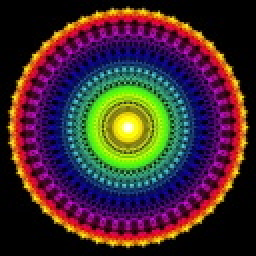
#> input picture notebooks/symmetry.jpg, 128 x 128 px (shown 2 times larger)
$ python -i image.py   (imports and definitions only)   (older library calls are emulated)
#> lines starting #> are read from the running program, lines starting #| are printed output that depends on the picture
import matplotlib.pyplot as plt
import cv2
import pywt
import numpy as np
from matplotlib import cm
from .. import cs, basis

# [79 lines left out: functions get_img_data, img_dct, not called in this run]


def img_dft(path):

#> called with path = '../../../notebooks/symmetry.jpg'
    img = cv2.imread(path, cv2.IMREAD_GRAYSCALE).astype('float') # input a square image
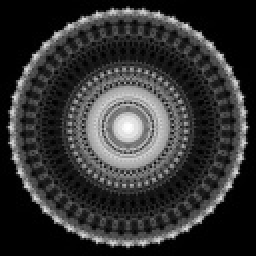
#> img: shape (128, 128) float64 (shown 2 times larger); min 0, max 255, mean 51.7
    w,h = img.shape
#> w = 128; h = 128
    s = min(w,h)
#> s = 128
    img = img[:s,:s]
    print('image cropped to ', str(s), " x ", str(s) )
#| image cropped to  128  x  128
    # imgdata = img.reshape(1, s*s) # expand to 1D array

#> (the run stopped early here; a loop or call above may not have finished)
